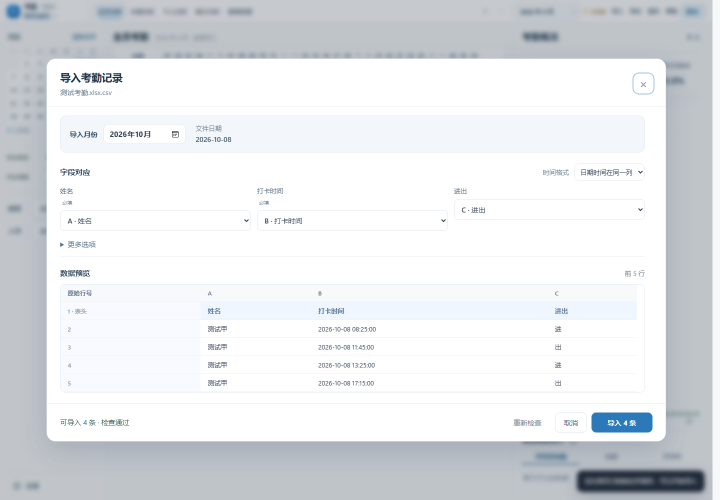
#> input picture projects/1-桌面软件/109-AttendScope/src/assets/guide/import.png, 1440 x 1000 px (shown at 1/2 size)
$ python -i local_feature_index.py   (imports and definitions only)
#> lines starting #> are read from the running program, lines starting #| are printed output that depends on the picture
from __future__ import annotations

import hashlib
import math
import os
import time
from pathlib import Path

import cv2
import numpy as np


TABLES = 8
WORD_BITS = 12
BUCKETS_PER_TABLE = 1 << WORD_BITS
VOCAB_SIZE = TABLES * BUCKETS_PER_TABLE
WORDS_PER_IMAGE = 64
MAX_DESCRIPTORS = 128
MAX_IMAGE_DIM = 1400

INDEX_FILENAMES = (
    "local_postings.npy",
    "local_offsets.npy",
    "local_idf.npy",
    "local_stop.npy",
)


def _bit_positions() -> np.ndarray:
    rows = []

    for table in range(TABLES):
        selected = []
        used = set()
        counter = 0

        while len(selected) < WORD_BITS:
            digest = hashlib.sha256(
                f"P106-local-lsh:{table}:{counter}".encode("ascii")
            ).digest()
            counter += 1

            for value in digest:
                position = int(value)
                if position in used:
                    continue
                used.add(position)
                selected.append(position)
                if len(selected) >= WORD_BITS:
                    break

        rows.append(selected)

    return np.asarray(rows, dtype=np.int16)


BIT_POSITIONS = _bit_positions()
BIT_WEIGHTS = (
    np.uint32(1)
    << np.arange(WORD_BITS, dtype=np.uint32)
)


def create_orb():
    return cv2.ORB_create(
        nfeatures=1600,
        scaleFactor=1.2,
        nlevels=8,
        edgeThreshold=15,
        patchSize=31,
        fastThreshold=8,
        WTA_K=2,
    )


def _resize_for_features(image: np.ndarray) -> np.ndarray:
    height, width = image.shape[:2]
    scale = min(
        1.0,
        MAX_IMAGE_DIM / max(height, width),
    )

    if scale >= 1.0:
        return image

    return cv2.resize(
        image,
        (
            max(16, int(round(width * scale))),
            max(16, int(round(height * scale))),
        ),
        interpolation=cv2.INTER_AREA,
    )


def _mix_words(words: np.ndarray) -> np.ndarray:
    value = words.astype(np.uint64, copy=False)
    value ^= value >> np.uint64(16)
    value *= np.uint64(0x7FEB352D)
    value &= np.uint64(0xFFFFFFFF)
    value ^= value >> np.uint64(15)
    value *= np.uint64(0x846CA68B)
    value &= np.uint64(0xFFFFFFFF)
    value ^= value >> np.uint64(16)
    return value


def descriptors_to_words(
    descriptors: np.ndarray | None,
) -> np.ndarray:
    if descriptors is None or len(descriptors) == 0:
        return np.empty(0, dtype=np.uint16)

    descriptors = np.asarray(
        descriptors,
        dtype=np.uint8,
    )

    bits = np.unpackbits(
        descriptors,
        axis=1,
        bitorder="little",
    )

    word_parts = []

    for table in range(TABLES):
        selected = bits[:, BIT_POSITIONS[table]]
        bucket = (
            selected.astype(np.uint32)
            * BIT_WEIGHTS[None, :]
        ).sum(axis=1, dtype=np.uint32)

        words = (
            np.uint32(table * BUCKETS_PER_TABLE)
            + bucket
        ).astype(np.uint16)

        word_parts.append(words)

    words = np.unique(
        np.concatenate(word_parts)
    ).astype(np.uint16, copy=False)

    if len(words) <= WORDS_PER_IMAGE:
        return np.sort(words)

    mixed = _mix_words(words)
    keep = np.argpartition(
        mixed,
        WORDS_PER_IMAGE - 1,
    )[:WORDS_PER_IMAGE]

    return np.sort(words[keep])


def extract_words(
    image: np.ndarray,
    orb=None,
) -> np.ndarray:
    work = _resize_for_features(image)

    if work.ndim == 3:
        gray = cv2.cvtColor(
            work,
            cv2.COLOR_BGR2GRAY,
        )
    else:
        gray = work

    detector = orb if orb is not None else create_orb()
    keypoints, descriptors = detector.detectAndCompute(
        gray,
        None,
    )

    if (
        descriptors is None
        or keypoints is None
        or len(descriptors) == 0
    ):
        return np.empty(0, dtype=np.uint16)

    responses = np.asarray(
        [float(point.response) for point in keypoints],
        dtype=np.float32,
    )

    order = np.argsort(responses)[::-1][
        : min(MAX_DESCRIPTORS, len(responses))
    ]

    return descriptors_to_words(
        descriptors[order]
    )


# [302 lines left out: functions words_to_blob, blob_to_words, _save_array, build_index_arrays, index_available, search_index, not called in this run]

>>> import cv2
>>> picture = cv2.imread('../../109-AttendScope/src/assets/guide/import.png')
#> picture is the input picture: shape (1000, 1440, 3); mean B, G, R 233.1, 230, 227.2
>>> result = extract_words(picture)
#> in extract_words, `keypoints, descriptors = detector.detectAndCompute( gray, None, )`: keypoints = 1600 keypoints; strongest (x, y, size): (215, 147, 44.6), (242, 262, 31), (200, 149, 31), (210, 152, 37.2)
#> in extract_words, `responses = np.asarray( [float(point.response) for point in keypoints]..`: responses = 1600 values, max 0.0129 at index 721, min 2.86e-05 at index 1599, mean 0.00154
#> in extract_words, `order = np.argsort(responses)[::-1][ : min(MAX_DESCRIPTORS, len(respon..`: order = 128 values, max 987 at index 116, min 4 at index 91, mean 269.8
#> in descriptors_to_words, `bits = np.unpackbits( descriptors, axis=1, bitorder="little", )`:
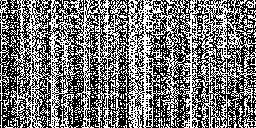
#> bits: shape (128, 256); values 0 (black) and 1 (white), 45.7% white in thin lines or dots
#> after the loop in descriptors_to_words, `for table in range(TABLES):`: word_parts = 8 items
#> in descriptors_to_words, `words = np.unique( np.concatenate(word_parts) ).astype(np.uint16, copy..`: words = 784 values from 2 to 32677
#> in _mix_words, `value *= np.uint64(0x7FEB352D)`: value = 784 values from 4292242010 to 70128796080385
#> in _mix_words, `value &= np.uint64(0xFFFFFFFF)`: value = 784 values, max 4292242010 at index 0, min 3879329 at index 191, mean 2.19e+09
#> in _mix_words, `value ^= value >> np.uint64(15)`: value = 784 values, max 4292318710 at index 0, min 3879383 at index 191, mean 2.19e+09
#> in _mix_words, `value *= np.uint64(0x846CA68B)`: value = 784 values, max 9536300428381384850 at index 0, min 8618875778857405 at index 191, mean 4.87e+18
#> in _mix_words, `value &= np.uint64(0xFFFFFFFF)`: value = 784 values, max 4290262231 at index 580, min 4074454 at index 99, mean 2.13e+09
#> in _mix_words, `value ^= value >> np.uint64(16)`: value = 784 values, max 4290300783 at index 580, min 4074472 at index 99, mean 2.13e+09
#> in descriptors_to_words, `mixed = _mix_words(words)`: mixed has the same summary as value in _mix_words
#> in descriptors_to_words, `keep = np.argpartition( mixed, WORDS_PER_IMAGE - 1, )[:WORDS_PER_IMAGE]`: keep = 64 values, max 767 at index 51, min 22 at index 22, mean 393
#> result = 64 values from 757 to 31349

$ run again, on projects/1-桌面软件/109-AttendScope/src/assets/guide/roster.png
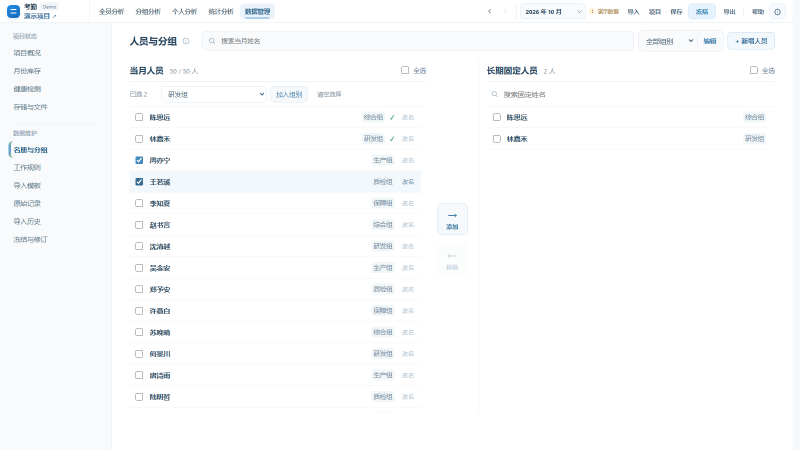
#> input picture projects/1-桌面软件/109-AttendScope/src/assets/guide/roster.png, 1600 x 900 px (shown at 1/2 size)
#> picture is the input picture: shape (900, 1600, 3); mean B, G, R 252.3, 251.6, 250.5
#> keypoints = 1600 keypoints; strongest (x, y, size): (271, 76, 31), (273, 71, 31), (271, 73, 31), (248, 74, 31)
#> responses = 1600 values, max 0.0124 at index 110, min 1.78e-05 at index 1599, mean 0.00146
#> order = 128 values, max 734 at index 60, min 2 at index 100, mean 243.2
#> in descriptors_to_words, `bits = np.unpackbits( descriptors, axis=1, bitorder="little", )`:
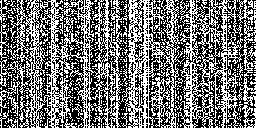
#> bits: shape (128, 256); values 0 (black) and 1 (white), 44.9% white in thin lines or dots
#> after the loop in descriptors_to_words, `for table in range(TABLES):`: word_parts = 8 items
#> words = 719 values from 3 to 32656
#> in _mix_words, `value *= np.uint64(0x7FEB352D)`: value = 719 values from 6438363015 to 70083727539280
#> in _mix_words, `value &= np.uint64(0xFFFFFFFF)`: value = 719 values, max 4287695161 at index 401, min 2057766 at index 574, mean 2.29e+09
#> in _mix_words, `value ^= value >> np.uint64(15)`: value = 719 values, max 4287690267 at index 401, min 2057752 at index 574, mean 2.29e+09
#> in _mix_words, `value *= np.uint64(0x846CA68B)`: value = 719 values, max 9526017356236530345 at index 401, min 4571734441197320 at index 574, mean 5.1e+18
#> in _mix_words, `value &= np.uint64(0xFFFFFFFF)`: value = 719 values, max 4290262231 at index 526, min 2974090 at index 515, mean 2.09e+09
#> in _mix_words, `value ^= value >> np.uint64(16)`: value = 719 values, max 4290300783 at index 526, min 2974119 at index 515, mean 2.09e+09
#> mixed has the same summary as value in _mix_words
#> keep = 64 values, max 710 at index 36, min 4 at index 39, mean 378.1
#> result = 64 values from 49 to 32308

$ run again, on projects/1-桌面软件/109-AttendScope/src/assets/guide/workspace.png
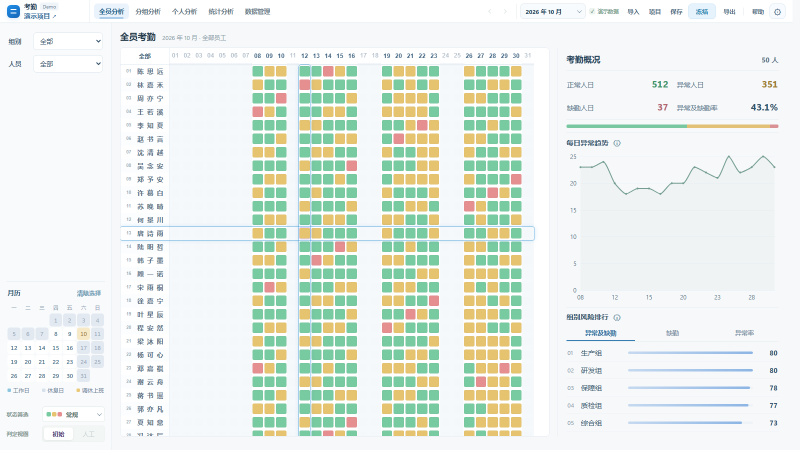
#> input picture projects/1-桌面软件/109-AttendScope/src/assets/guide/workspace.png, 1600 x 900 px (shown at 1/2 size)
#> picture is the input picture: shape (900, 1600, 3); mean B, G, R 232.2, 238.7, 231.9
#> in extract_words, `gray = cv2.cvtColor( work, cv2.COLOR_BGR2GRAY, )`:
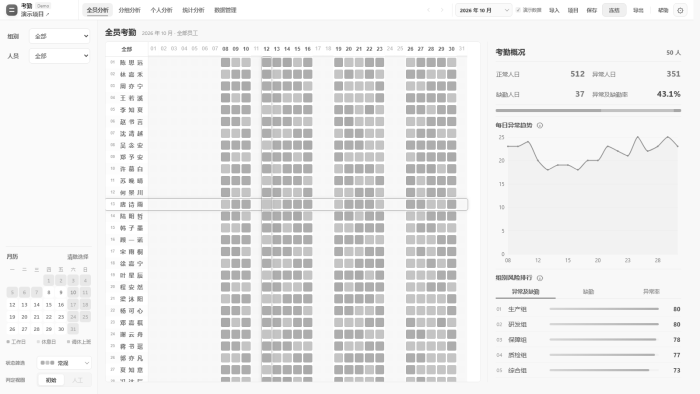
#> gray: shape (788, 1400) (shown at 1/2 size); min 45, max 255, mean 236.1
#> keypoints = 1600 keypoints; strongest (x, y, size): (236, 66, 31), (230, 66, 31), (217, 61, 31), (1044, 101, 31)
#> responses = 1600 values, max 0.00821 at index 39, min 0.000101 at index 1502, mean 0.000825
#> order = 128 values, max 858 at index 126, min 1 at index 18, mean 178.9
#> in descriptors_to_words, `bits = np.unpackbits( descriptors, axis=1, bitorder="little", )`:
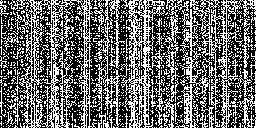
#> bits: shape (128, 256); values 0 (black) and 1 (white), 40.9% white in thin lines or dots
#> after the loop in descriptors_to_words, `for table in range(TABLES):`: word_parts = 8 items
#> words = 673 values from 1 to 32540
#> in _mix_words, `value *= np.uint64(0x7FEB352D)`: value = 673 values from 2146121005 to 69834777502700
#> in _mix_words, `value &= np.uint64(0xFFFFFFFF)`: value = 673 values, max 4292242010 at index 1, min 1154043 at index 170, mean 2.3e+09
#> in _mix_words, `value ^= value >> np.uint64(15)`: value = 673 values, max 4292318710 at index 1, min 1154008 at index 170, mean 2.3e+09
#> in _mix_words, `value *= np.uint64(0x846CA68B)`: value = 673 values, max 9536300428381384850 at index 1, min 2563874616094280 at index 170, mean 5.12e+18
#> in _mix_words, `value &= np.uint64(0xFFFFFFFF)`: value = 673 values, max 4287228533 at index 56, min 4074454 at index 88, mean 2.11e+09
#> in _mix_words, `value ^= value >> np.uint64(16)`: value = 673 values, max 4287174140 at index 56, min 4074472 at index 88, mean 2.11e+09
#> mixed has the same summary as value in _mix_words
#> keep = 64 values, max 651 at index 11, min 3 at index 3, mean 296
#> result = 64 values from 18 to 31269
